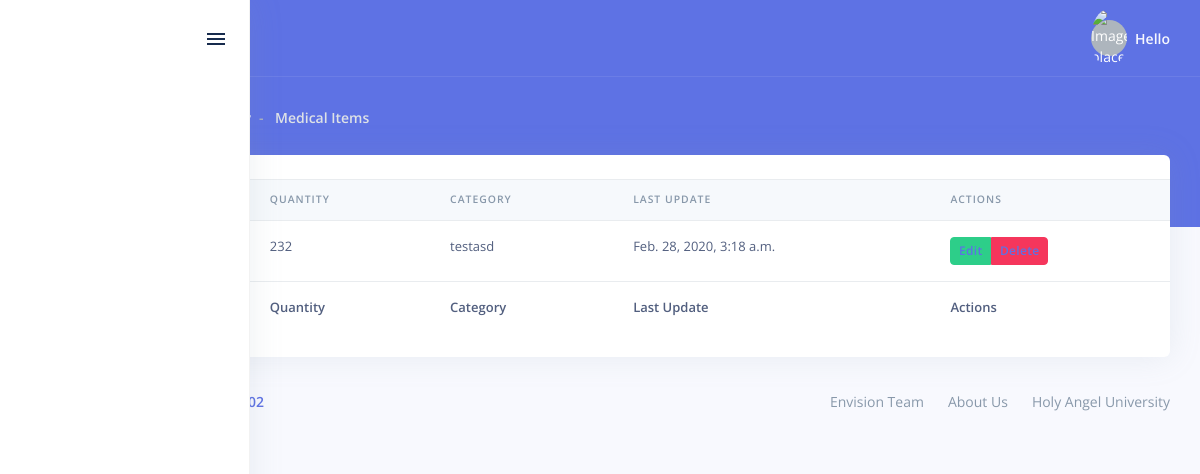
Screenshot of /item/list/items/ with the database file from the repository.
### inventory/models.py (models this page shows, shortened)
class Item(models.Model):
    CATEGORIES = {
        ('General Medical Equipment and Supplies', 'General Medical Equipment and Supplies'),
        ('Anaesthesiology', 'Anaesthesiology'),
        ('Apparel', 'Apparel'),
        ('Cardiology', 'Cardiology'),
        ('Dental E0quipment and Supplies', 'Dental Equipment and Supplies'),
        ('Gynecology & Urology', 'Gynecology & Urology'),
        ('Laboratory', 'Laboratory'),
        ('Nephrology', 'Nephrology'),
        ('Neurology', 'Neurology'),
        ('Obstetrics and Maternity Care', 'Obstetrics and Maternity Care'),
        ('Ophthalmology and Optometry', 'Ophthalmology and Optometry'),
        ('Otology and Neurotology', 'Otology and Neurotology'),
        ('Physical and Occupational Therapy', 'Physical and Occupational Therapy'),
        ('Radiology', 'Radiology'),
        ('Sterilization', 'Sterilization'),
        ('Surgery', 'Surgery'),
    }
    name = models.CharField(max_length=100, null=True, unique=True)
    quantity = models.IntegerField()
    category = models.CharField(max_length=100, null=True, choices=CATEGORIES)
    date_updated = models.DateTimeField(auto_now_add=True)

### inventory/views.py (the view)
# urls.py: path('list/items/', views.itemList, name='items_list'),
def itemList(request):
    item = Item.objects.all()
    context = {
        'item' : item
    }
    return render(request, 'inventory/views/inventory_items_table.html', context)

### templates/inventory/views/inventory_items_table.html (shortened to what this page needs)
<!DOCTYPE html>
<html>
  <head>
    {% include 'containers/components/css.html' %}
  </head>
  <body>
    {% include 'containers/layouts/sidenavbar/main_sidenavbar.html' %}
    <div class="main-content" id="panel">
      <nav
        class="navbar navbar-top navbar-expand navbar-dark bg-primary border-bottom"
      >
        <div class="container-fluid">
          <div class="collapse navbar-collapse" id="navbarSupportedContent">
            {% include 'containers/layouts/navbar/whosin.html' %}
          </div>
        </div>
      </nav>
      <div class="header bg-primary pb-6">
        <div class="container-fluid">
          <div class="header-body">
            {% include 'inventory/layouts/inventory_items_main_header.html' %}
          </div>
        </div>
      </div>
      <div class="container-fluid mt--6">
        <div class="row">
        {% include 'inventory/data/data_items_table.html' %}
        </div>
        {% include 'containers/layouts/footer/main_footer.html' %}
      </div>
    </div>
  </body>
</html>

### templates/inventory/data/data_items_table.html
<div class="col">
  <div class="card">
    <div class="table-responsive py-4">
      <table class="table table-flush" id="datatable-buttons">
        <thead class="thead-light">
          <tr>
            <th>Name</th>
            <th>Quantity</th>
            <th>Category</th>
            <th>Last Update</th>
            <th>Actions</th>
          </tr>
        </thead>
        <tfoot>
          <tr>
            <th>Name</th>
            <th>Quantity</th>
            <th>Category</th>
            <th>Last Update</th>
            <th>Actions</th>
          </tr>
        </tfoot>
        <tbody>
          {% for i in item %}
          <tr>
            <td>{{i.name}}</td>
            <td>{{i.quantity}}</td>
            <td>{{i.category}}</td>
            <td>{{i.date_updated}}</td>
            <td>
              <div class="btn-group">
                <button type="button" class="btn btn-success btn-sm">
                  <a href="{% url 'inventory:editItem' i.id%}">Edit</a>
                </button>
                <button type="button" class="btn btn-danger btn-sm">
                  <a href="{% url 'inventory:deleteItem' i.id%}">Delete</a>
                </button>
              </div>
            </td>
          </tr>
          {% endfor %}
        </tbody>
      </table>
    </div>
  </div>
</div>

### rows the page displays
Item: quantity "232", category "testasd", date_updated "Feb. 28, 2020, 3:18 a.m."
